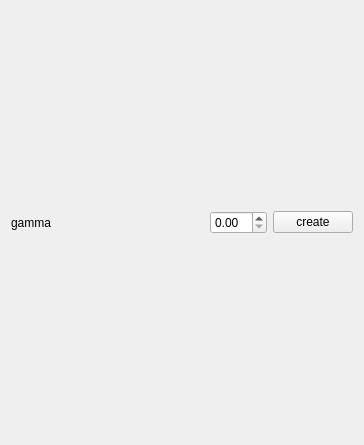
<?xml version="1.0" encoding="UTF-8"?>
<ui version="4.0">
 <class>Gamma</class>
 <widget class="QWidget" name="Gamma">
  <property name="geometry">
   <rect>
    <x>0</x>
    <y>0</y>
    <width>364</width>
    <height>445</height>
   </rect>
  </property>
  <property name="windowTitle">
   <string>Gamma</string>
  </property>
  <layout class="QGridLayout" name="gridLayout" columnstretch="1,0,0">
   <item row="0" column="0">
    <widget class="QLabel" name="label">
     <property name="text">
      <string>gamma</string>
     </property>
    </widget>
   </item>
   <item row="0" column="1">
    <widget class="QDoubleSpinBox" name="doubleSpinBox"/>
   </item>
   <item row="0" column="2">
    <widget class="QPushButton" name="pushButton">
     <property name="text">
      <string>create</string>
     </property>
    </widget>
   </item>
  </layout>
 </widget>
 <resources/>
 <connections/>
</ui>
